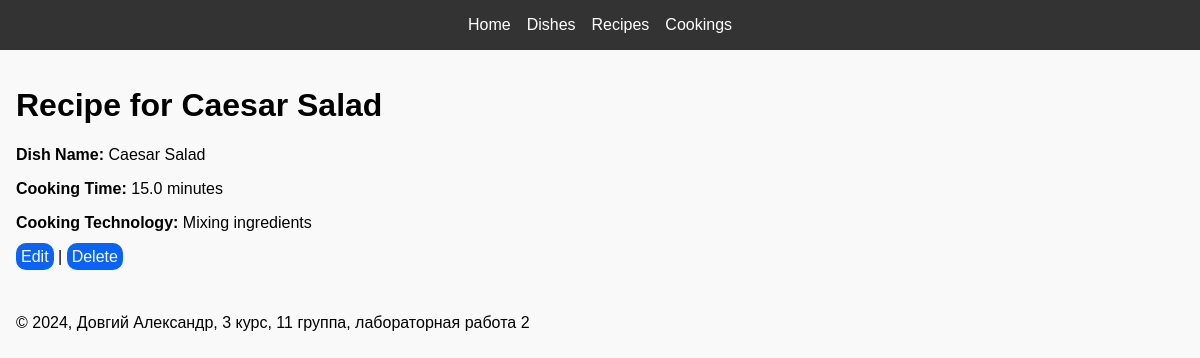
Page /recipes/1/ on the committed database.
### core/models.py (models this page shows, shortened)
class Recipe(models.Model):
    dish = models.OneToOneField(
        Dish,
        on_delete=models.CASCADE,
        related_name='recipe'
    )
    time = models.FloatField()  # in minutes
    technology = models.TextField()

class Dish(models.Model):
    name = models.CharField(max_length=255)
    type = models.CharField(max_length=255)
    weight = models.FloatField()
    price = models.DecimalField(max_digits=10, decimal_places=2)

### core/views.py (the view)
# urls.py: path('recipes/<int:pk>/', views.recipe_detail, name='recipe_detail'),
def recipe_detail(request, pk):
    recipe = get_object_or_404(Recipe, pk=pk)
    return render(request, 'recipes/recipe_detail.html', {'recipe': recipe})

### templates/recipes/recipe_detail.html (shortened to what this page needs)
{% extends 'base.html' %}
{% block content %}
<h1>Recipe for {{ recipe.dish.name }}</h1>
<p><strong>Dish Name:</strong> {{ recipe.dish.name }}</p>
<p><strong>Cooking Time:</strong> {{ recipe.time }} minutes</p>
<p><strong>Cooking Technology:</strong> {{ recipe.technology }}</p>
<div>
    <a class="floating-button" href="{% url 'recipe_edit' recipe.id %}">Edit</a> |
    <a class="floating-button" href="{% url 'recipe_delete' recipe.id %}">Delete</a>
</div>
{% endblock %}

### templates/base.html (style rules this page uses)
body { font-family: Arial, sans-serif; margin: 0; padding: 0; background-color: #f9f9f9; }
.floating-button { border-radius: 10px; color: white; transition: .2s linear; background: #0B63F6; padding: 5px; text-decoration: none; outline: none; border: none; font-size: 16px; }

### rows in the picture
Recipe: dish.name "Caesar Salad", time "15.0", technology "Mixing ingredients"
